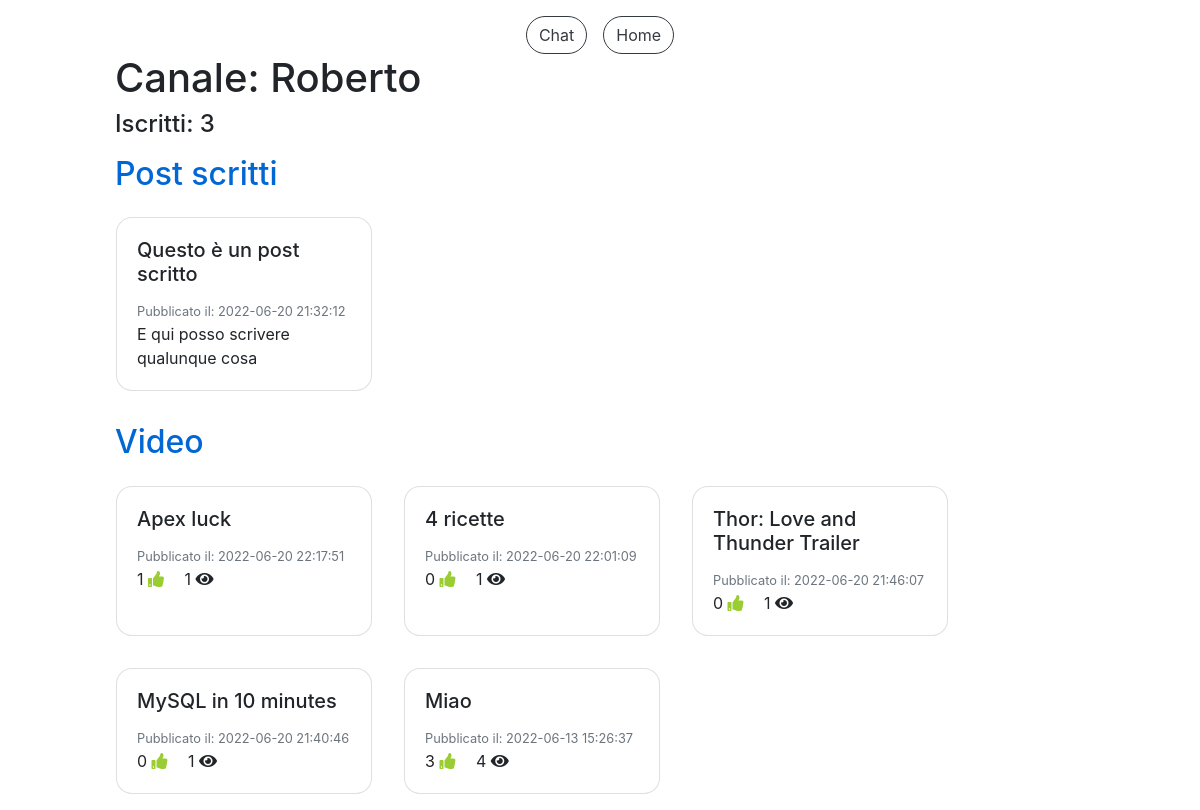
The app's page /canale.php?canale=Roberto (signed in) with its own data.
### tables this page shows
CREATE TABLE `accounts` (
  `IdAccount` int(11) NOT NULL,
  `Username` varchar(40) NOT NULL,
  `Mail` varchar(40) NOT NULL,
  `Password` varchar(100) NOT NULL,
  `Canale` tinyint(1) NOT NULL,
  `NumeroIscritti` int(11) DEFAULT NULL
);

CREATE TABLE `post_scritti` (
  `IdPost` int(11) NOT NULL,
  `Titolo` varchar(40) NOT NULL,
  `DataPubblicazione` datetime NOT NULL DEFAULT current_timestamp(),
  `TestoPost` varchar(400) NOT NULL,
  `IdAccount` int(11) NOT NULL
);

CREATE TABLE `video` (
  `IdVideo` int(11) NOT NULL,
  `Titolo` varchar(100) NOT NULL,
  `SorgenteVideo` varchar(300) NOT NULL,
  `DataPubblicazione` datetime NOT NULL DEFAULT current_timestamp(),
  `NumeroLike` int(11) NOT NULL DEFAULT 0,
  `NumeroVisualizzazioni` int(11) NOT NULL DEFAULT 0,
  `IdAccount` int(11) NOT NULL
);

### check_canale.php (called while the page is built, shortened)
<?php
  include("db.php");
  $sql="SELECT * FROM Accounts WHERE IdAccount=?";
  $query=$db->prepare($sql);
  $dati=array($_SESSION["loginID"]);
  $query->execute($dati);
  $ris=$query->fetchAll();
?>

### canale.php (the view, shortened to what this page needs)
<!DOCTYPE html>
<html>
<head>
  <link rel="stylesheet" href="css/style.css">
  <link rel="stylesheet" href="css/custom_style.css">
</head>
<body>
  <?php
    include("db.php");
    include("check_canale.php");
  ?>
  <div class="container-fluid pt-3">
    <div class="row justify-content-center">
      <?php
        echo '<button type="button" class="btn btn-outline-dark mr-3" onclick="location.href=\'chat.php?username='. $_GET["canale"] .'\'">Chat</button>';
      ?>
      <button type="button" class="btn btn-outline-dark" onclick="location.href='home.php'">Home</button>
    </div>
    <div class="row justify-content-center">
      <div class="col-10">
        <h1>Canale: <?php echo $_GET["canale"]; ?></h1>
        <h4>Iscritti:
        <?php
          $sql="SELECT * FROM Accounts WHERE Username=?";
          $query=$db->prepare($sql);
          $dati=array($_GET["canale"]);
          $query->execute($dati);
          $ris=$query->fetchAll();
          foreach($ris as $row) {
            echo $row["NumeroIscritti"];
          }
        ?>
        </h4>
        <h2 class="titleText mt-3">Post scritti</h2>
        <div class="row">
          <?php
          $sql="SELECT * FROM Post_Scritti s, Accounts a WHERE a.IdAccount=s.IdAccount AND a.Username=? ORDER BY s.DataPubblicazione DESC";
          $query=$db->prepare($sql);
          $dati=array($_GET["canale"]);
          $query->execute($dati);
          $ris=$query->fetchAll();
          foreach($ris as $row) {
            echo '<div class="card m-3 card-post" style="width: 16rem;">
                    <div class="card-body card-post" onclick="location.href=\'post.php?postID='.$row["IdPost"].'\'">
                      <h5 class="card-title card-post">'. $row["Titolo"] .'</h5>
                      <p class="card-text card-post">
                        <small class="text-muted">Pubblicato il: '. $row["DataPubblicazione"] .'</small><br>
                        '. $row["TestoPost"] .'<br>
                      </p>
                    </div>
                  </div>';
          }
          ?>
        </div>
        <h2 class="titleText mt-3">Video</h2>
        <div id="postVideo" class="row">
          <?php
          $sql="SELECT * FROM Video v JOIN Accounts a ON v.IdAccount=a.IdAccount WHERE a.Username=? ORDER BY v.DataPubblicazione DESC";
          $query=$db->prepare($sql);
          $dati=array($_GET["canale"]);
          $query->execute($dati);
          $ris=$query->fetchAll();
          foreach($ris as $row) {
            $sql="SELECT * FROM Video v, Visualizzazioni vis, Accounts a WHERE v.IdVideo=vis.IdVideo AND a.IdAccount=vis.IdAccount AND vis.IdAccount=? AND v.IdVideo=?";
            $query=$db->prepare($sql);
            $dati=array($_SESSION["loginID"], $row["IdVideo"]);
            $query->execute($dati);
            $risVis=$query->fetchAll();
            $tempoVis=-1;
            foreach($risVis as $vis) {
              $tempoVis=$vis["TempoVisualizzazione"];
            }
            echo '<div class="card card-video m-3" style="width: 16rem;">
                    <div class="card-body card-video" onclick="location.href=\'video.php?id='. $row["IdVideo"] .'&titolo='. $row["Titolo"] .'&video='. $row["SorgenteVideo"] .'&time='. $tempoVis .'\'">
                      <h5 class="card-title card-video">'. $row["Titolo"] .'</h5>
                      <p class="card-text card-video">
                        <small class="text-muted">Pubblicato il: '. $row["DataPubblicazione"] .'</small><br>
                        '. $row["NumeroLike"] .' <i class="fa fa-thumbs-up mr-3"></i>
                        '. $row["NumeroVisualizzazioni"] .' <i class="fa fa-eye"></i>
                      </p>
                    </div>
                  </div>';
          }
          ?>
        </div>
      </div>
    </div>
  </div>
</body>
</html>

### css/custom_style.css (style rules this page uses)
* { transition: 0.4s; }
div, h2, p { cursor: default; }
.card-video,.card-playlist,.card-post { cursor: pointer; }
.fa-thumbs-up { color: yellowgreen; }
body { height: 100vh; overflow: auto; }
.btn,.form-control,.custom-select { border-radius: 2rem; }
.card { border-radius: 1rem; }
.titleText { color: #0067d5; }

### records on screen
accounts: NumeroIscritti "3"
post_scritti: Titolo "Questo è un post scritto", DataPubblicazione "2022-06-20 21:32:12", TestoPost "E qui posso scrivere qualunque cosa"
video: Titolo "Apex luck", DataPubblicazione "2022-06-20 22:17:51", NumeroLike "1", NumeroVisualizzazioni "1"
video: Titolo "4 ricette", DataPubblicazione "2022-06-20 22:01:09", NumeroLike "0", NumeroVisualizzazioni "1"
video: Titolo "Thor: Love and Thunder Trailer", DataPubblicazione "2022-06-20 21:46:07", NumeroLike "0", NumeroVisualizzazioni "1"
video: Titolo "MySQL in 10 minutes", DataPubblicazione "2022-06-20 21:40:46", NumeroLike "0", NumeroVisualizzazioni "1"
video: Titolo "Miao", DataPubblicazione "2022-06-13 15:26:37", NumeroLike "3", NumeroVisualizzazioni "4"

### other values on screen
$_GET["canale"] "Roberto"
